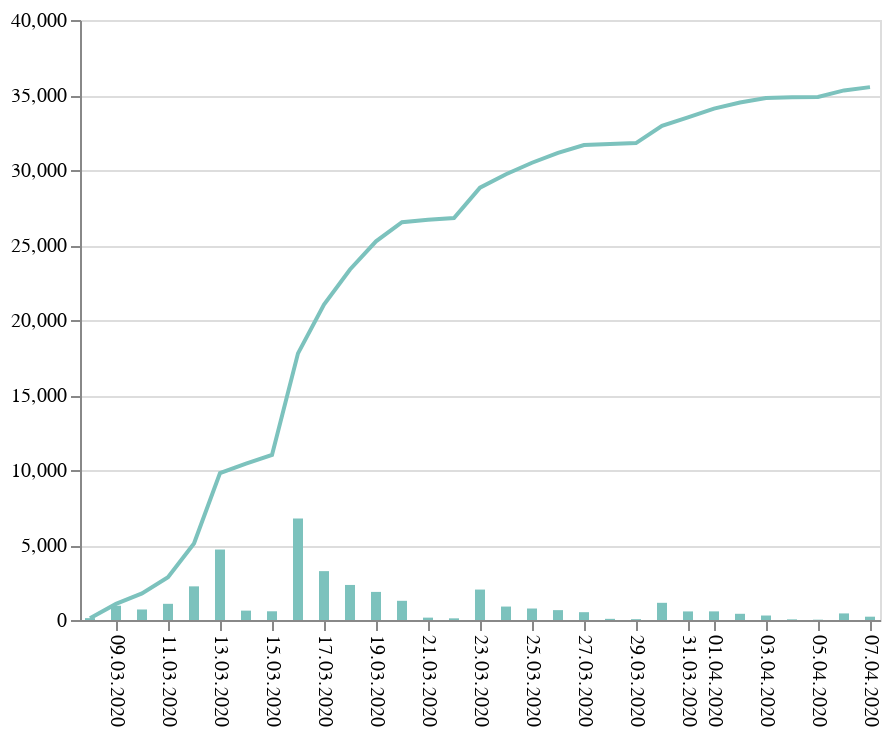

Write notebook code for a chart like this one.
### Code cell
base = alt.Chart(source).encode(
    x=alt.X('Dato:T', axis=alt.Axis(title='', format="%d.%m.%Y", labelAngle=90, grid=False))
)

bar = base.mark_bar(color='rgba(124,194,189,1)').encode(
    y=alt.Y('Nye:Q', axis=alt.Axis(title='')),
    tooltip =[alt.Tooltip('Dag Navn:O', title='Dag'), alt.Tooltip('Dag:O', title='Dato'), alt.Tooltip('Nye:Q', title='Antall nye')],
)

line = base.mark_line(color='rgba(124,194,189,1)').encode(
    y='Sum:Q'
)

fig = (bar+line)
fig

### Figure 1 — Vega-Lite specification as saved in the notebook (floating-point values rounded to 4 significant figures)
{"config": {"view": {"continuousWidth": 400, "continuousHeight": 300}}, "layer": [{"mark": {"type": "bar", "color": "rgba(124,194,189,1)"}, "encoding": {"tooltip": [{"type": "ordinal", "field": "Dag Navn", "title": "Dag"}, {"type": "ordinal", "field": "Dag", "title": "Dato"}, {"type": "quantitative", "field": "Nye", "title": "Antall nye"}], "x": {"type": "temporal", "axis": {"format": "%d.%m.%Y", "grid": false, "labelAngle": 90, "title": ""}, "field": "Dato"}, "y": {"type": "quantitative", "axis": {"title": ""}, "field": "Nye"}}}, {"mark": {"type": "line", "color": "rgba(124,194,189,1)"}, "encoding": {"x": {"type": "temporal", "axis": {"format": "%d.%m.%Y", "grid": false, "labelAngle": 90, "title": ""}, "field": "Dato"}, "y": {"type": "quantitative", "field": "Sum"}}}], "data": {"name": "data-7ef067a5fd6b02787591cf2e1a8f0672"}, "$schema": "https://vega.github.io/schema/vega-lite/v4.8.1.json", "datasets": {"data-7ef067a5fd6b02787591cf2e1a8f0672": [{"Dato": "2020-03-08T00:00:00", "Nye": 124, "Dag": "08 mars 2020", "Dag Navn": "søndag", "Sum": 124}, {"Dato": "2020-03-09T00:00:00", "Nye": 951, "Dag": "09 mars 2020", "Dag Navn": "mandag", "Sum": 1075}, {"Dato": "2020-03-10T00:00:00", "Nye": 701, "Dag": "10 mars 2020", "Dag Navn": "tirsdag", "Sum": 1776}, {"Dato": "2020-03-11T00:00:00", "Nye": 1079, "Dag": "11 mars 2020", "Dag Navn": "onsdag", "Sum": 2855}, {"Dato": "2020-03-12T00:00:00", "Nye": 2243, "Dag": "12 mars 2020", "Dag Navn": "torsdag", "Sum": 5098}, {"Dato": "2020-03-13T00:00:00", "Nye": 4698, "Dag": "13 mars 2020", "Dag Navn": "fredag", "Sum": 9796}, {"Dato": "2020-03-14T00:00:00", "Nye": 625, "Dag": "14 mars 2020", "Dag Navn": "lørdag", "Sum": 10421}, {"Dato": "2020-03-15T00:00:00", "Nye": 581, "Dag": "15 mars 2020", "Dag Navn": "søndag", "Sum": 11002}, {"Dato": "2020-03-16T00:00:00", "Nye": 6774, "Dag": "16 mars 2020", "Dag Navn": "mandag", "Sum": 17776}, {"Dato": "2020-03-17T00:00:00", "Nye": 3258, "Dag": "17 mars 2020", "Dag Navn": "tirsdag", "Sum": 21034}, {"Dato": "2020-03-18T00:00:00", "Nye": 2337, "Dag": "18 mars 2020", "Dag Navn": "onsdag", "Sum": 23371}, {"Dato": "2020-03-19T00:00:00", "Nye": 1873, "Dag": "19 mars 2020", "Dag Navn": "torsdag", "Sum": 25244}, {"Dato": "2020-03-20T00:00:00", "Nye": 1280, "Dag": "20 mars 2020", "Dag Navn": "fredag", "Sum": 26524}, {"Dato": "2020-03-21T00:00:00", "Nye": 158, "Dag": "21 mars 2020", "Dag Navn": "lørdag", "Sum": 26682}, {"Dato": "2020-03-22T00:00:00", "Nye": 111, "Dag": "22 mars 2020", "Dag Navn": "søndag", "Sum": 26793}, {"Dato": "2020-03-23T00:00:00", "Nye": 2029, "Dag": "23 mars 2020", "Dag Navn": "mandag", "Sum": 28822}, {"Dato": "2020-03-24T00:00:00", "Nye": 896, "Dag": "24 mars 2020", "Dag Navn": "tirsdag", "Sum": 29718}, {"Dato": "2020-03-25T00:00:00", "Nye": 766, "Dag": "25 mars 2020", "Dag Navn": "onsdag", "Sum": 30484}, {"Dato": "2020-03-26T00:00:00", "Nye": 658, "Dag": "26 mars 2020", "Dag Navn": "torsdag", "Sum": 31142}, {"Dato": "2020-03-27T00:00:00", "Nye": 521, "Dag": "27 mars 2020", "Dag Navn": "fredag", "Sum": 31663}, {"Dato": "2020-03-28T00:00:00", "Nye": 78, "Dag": "28 mars 2020", "Dag Navn": "lørdag", "Sum": 31741}, {"Dato": "2020-03-29T00:00:00", "Nye": 55, "Dag": "29 mars 2020", "Dag Navn": "søndag", "Sum": 31796}, {"Dato": "2020-03-30T00:00:00", "Nye": 1146, "Dag": "30 mars 2020", "Dag Navn": "mandag", "Sum": 32942}, {"Dato": "2020-03-31T00:00:00", "Nye": 572, "Dag": "31 mars 2020", "Dag Navn": "tirsdag", "Sum": 33514}, {"Dato": "2020-04-01T00:00:00", "Nye": 575, "Dag": "01 april 2020", "Dag Navn": "onsdag", "Sum": 34089}, {"Dato": "2020-04-02T00:00:00", "Nye": 414, "Dag": "02 april 2020", "Dag Navn": "torsdag", "Sum": 34503}, {"Dato": "2020-04-03T00:00:00", "Nye": 299, "Dag": "03 april 2020", "Dag Navn": "fredag", "Sum": 34802}, {"Dato": "2020-04-04T00:00:00", "Nye": 42, "Dag": "04 april 2020", "Dag Navn": "lørdag", "Sum": 34844}, {"Dato": "2020-04-05T00:00:00", "Nye": 22, "Dag": "05 april 2020", "Dag Navn": "søndag", "Sum": 34866}, {"Dato": "2020-04-06T00:00:00", "Nye": 439, "Dag": "06 april 2020", "Dag Navn": "mandag", "Sum": 35305}, {"Dato": "2020-04-07T00:00:00", "Nye": 221, "Dag": "07 april 2020", "Dag Navn": "tirsdag", "Sum": 35526}]}}
